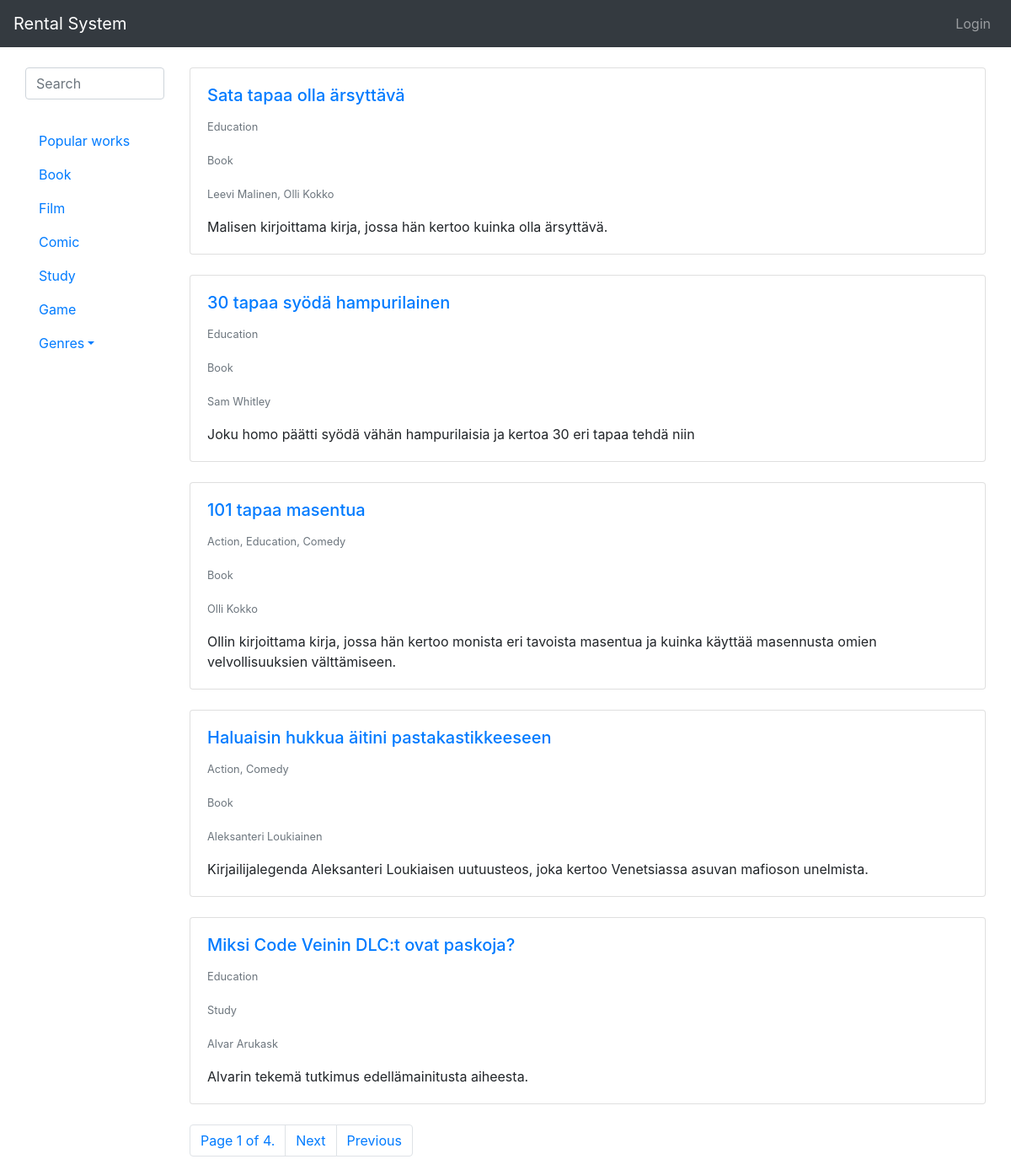
The page / on the database its author committed.
### rental_system/models.py (models this page shows, shortened)
class Type(models.Model):
    type = models.CharField(max_length=200)
    def __str__(self):
        return self.type

class Work(models.Model):
    creators = models.ManyToManyField(Creator)
    type = models.ForeignKey(Type, on_delete=models.CASCADE)
    genres = models.ManyToManyField(Genre)
    publishers = models.ManyToManyField(Publisher)
    title = models.CharField(max_length=200)
    desc = models.TextField(max_length=500)
    pub_date = models.IntegerField(
        default=2020,
        validators=[
            MaxValueValidator(datetime.date.today().year),
            MinValueValidator(1800)
        ]
    )

class Genre(models.Model):
    genre = models.CharField(max_length=200)
    def __str__(self):
        return self.genre

class Creator(models.Model):
    first_name = models.CharField(max_length=200)
    last_name = models.CharField(max_length=200)
    def __str__(self):
        return self.first_name + " " + self.last_name

### rental_system/views.py (the view)
# urls.py: path('', views.index, name='index'),
def index(request):
    works = Work.objects.order_by('-pub_date').all()
    types = Type.objects.all()
    genres = Genre.objects.all()
    if not request.GET.get('search'):
        paginator = Paginator(works, 5)
        page_number = request.GET.get('page')
        page_obj = paginator.get_page(page_number)
    else:
        page_obj = works
    context = {'works': page_obj, 'types': types, 'genres': genres}
    query = ""
    if request.GET.get('search'):
        query = request.GET['search']
        context['query'] = str(query)
    posts = sorted(search(query), key=attrgetter('title'), reverse=True)
    context['posts'] = posts
    return render(request, 'rental_system/index.html', context)

### rental_system/views.py (called while the page is built)
def search(query=None):
    queryset = []
    queries = query.split(" ") #
    for search in queries:
        obj = Work.objects.filter(Q(title__iexact=search) | Q(desc__iexact=search))
        for post in obj:
            queryset.append(post)
    return list(set(queryset))

### rental_system/templates/rental_system/index.html (shortened to what this page needs)
{% extends 'base.html' %}
{% block content %}
{% load static %}
<link rel="stylesheet" href="{% static 'mobile.css' %}">
<link rel="stylesheet" href="{% static 'darkmode.css' %}">
<div class="container-fluid">
    <div class="row">
        {% if types %}
        <div class="col-lg-2 col-12">
            <nav id="sidebar">
                <div class="searchbar">
                <form name="searchform" method="GET">
                    <input type="text" class="form-control" name="search" id="search" placeholder="Search" minlength="3"
                        autocomplete="off" required>
                </form>
                </div>
                <br>
            <div class ="pc">
                <ul class="nav flex-column">
                    <li class="nav-item">
                        <a class="nav-link" href="{% url 'popular' %}">Popular works</a>
                    </li>
                    {% for type in types %}
                    <li>
                        <a href="?search={{ type }}" class="nav-link">{{ type }}</a>
                    </li>
                    {% endfor %}
                    <li class="nav-item dropdown">
                        <a class="nav-link dropdown-toggle" data-toggle="dropdown" href="#" role="button"
                            aria-haspopup="true" aria-expanded="false">Genres</a>
                    </li>
                </ul>
            </div>
            </nav>
        </div>
        {% endif %}
        {% if works %}
        <div class="col-md-10 col-12">
            {% if not query %}
                {% for work in works %}
                <div class="card">
                    <div class="card-body">
                        <a href="work/{{ work.id }}">
                            <h5 class="card-title">{{ work.title }}</h5>
                        </a>
                        <p class="card-text"><small class="text-muted">{{ work.genres.all|join:", " }}</small></p>
                        <p class="card-text"><small class="text-muted">{{ work.type.type }}</small></p>
                        <p class="card-text"><small class="text-muted">{{ work.creators.all|join:", " }}</small></p>
                        <p class="card-text">{{ work.desc }}</p>
                    </div>
                </div>
                <br>
                {% endfor %}
                {% endif %}
                <nav aria-label="Page navigation example">
                    <ul class="pagination">
                      <li class="page-item"><a class="page-link" href="#">Page {{ works.number }} of {{ works.paginator.num_pages }}.</a></li>
                      {% if works.has_next %}
                      <li class="page-item"><a class="page-link" href="?page={{ works.next_page_number }}">Next</a></li>
                      <li class="page-item"><a class="page-link" href="?page={{ works.paginator.num_pages }}">Previous</a></li>
                      {% endif %}
                    </ul>
                  </nav>
            </div>
        </div>
        {% else %}
        <p>No works are available.</p>
        {% endif %}
    </div>
    {% endblock %}

### rental_system/static/mobile.css (style rules this page uses)
@media (min-width:801px) { form [type='text'], form [type='password'] { display: block; margin-bottom: 3%; } }

### rows shown on the page
Type: type "Book"
Type: type "Film"
Type: type "Comic"
Type: type "Study"
Type: type "Game"
Work: title "Sata tapaa olla ärsyttävä", genres.all "Education", type.type "Book", creators.all "Leevi Malinen, Olli Kokko", desc "Malisen kirjoittama kirja, jossa hän kertoo kuinka olla ärsyttävä."
Work: title "30 tapaa syödä hampurilainen", genres.all "Education", type.type "Book", creators.all "Sam Whitley", desc "Joku homo päätti syödä vähän hampurilaisia ja kertoa 30 eri tapaa tehdä niin"
Work: title "101 tapaa masentua", genres.all "Action, Education, Comedy", type.type "Book", creators.all "Olli Kokko", desc "Ollin kirjoittama kirja, jossa hän kertoo monista eri tavoista masentua ja kuinka käyttää masennusta omien velvollisuuksien välttämiseen."
Work: title "Haluaisin hukkua äitini pastakastikkeeseen", genres.all "Action, Comedy", type.type "Book", creators.all "Aleksanteri Loukiainen", desc "Kirjailijalegenda Aleksanteri Loukiaisen uutuusteos, joka kertoo Venetsiassa asuvan mafioson unelmista."
Work: title "Miksi Code Veinin DLC:t ovat paskoja?", genres.all "Education", type.type "Study", creators.all "Alvar Arukask", desc "Alvarin tekemä tutkimus edellämainitusta aiheesta."

### other values the page prints
{{ works.number }} "1"
{{ works.paginator.num_pages }} "4"
